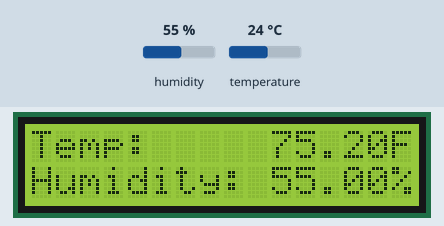
Simulated run of this sketch. Board: Arduino Uno, built with avr-gcc and run on an emulated ATmega328P. Shown: 16×2 character LCD. The inputs (shaded band) are chosen by the test bench; at power-on: temperature 24 °C, humidity 55 %. What the sketch prints to the serial monitor is not drawn.

Above: at 1.2 s.
1.3 s: temperature set to 41 °C
At 3.5 s:
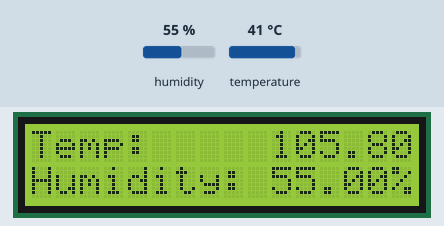
5.2 s: humidity set to 22 %
At 6.5 s:
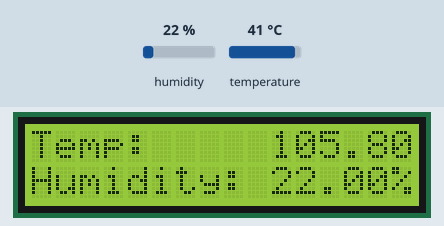
9.1 s: humidity set to 40 %
At 9.5 s:
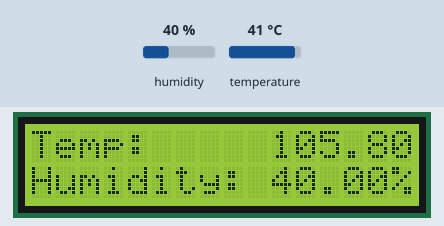
13.0 s: temperature set to 12 °C
At 15.5 s:
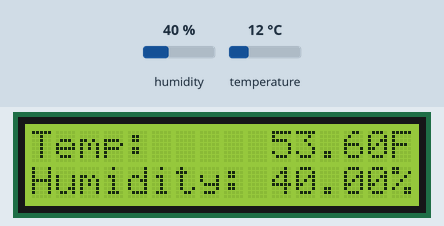
Timing chart, 0 to 17.0 s (numbered marks = the images above; inputs shaded):
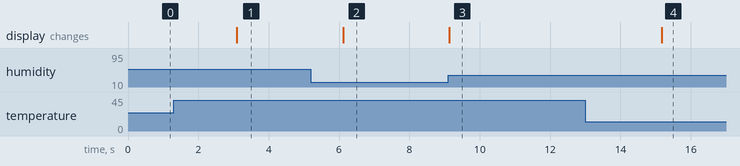

The sketch:

lcd-testing.ino
```cpp
#include <LiquidCrystal.h>

#include "DHT.h"

#define DHTPIN 2     // what digital pin we're connected to

#define DHTTYPE DHT22   // DHT 22  (AM2302), AM2321
DHT dht(DHTPIN, DHTTYPE);

LiquidCrystal lcd(A1, A2, 10, 11, 12, 13);

// Degree symbol bitmap
byte degree[8] = {
  B01000,
  B10100,
  B01000,
  B00000,
  B00000,
  B00000,
  B00000,
  B00000,
};

void setup() {
  lcd.createChar(0, degree);
  lcd.begin(16,2);
  Serial.begin(115200);
  Serial.println("DHTxx test!");

}

void loop() {
//  int tempReading = analogRead(tempPin);
//  float tempVolts = (tempReading * volts) / 1024.0;
//  float tempC = (tempVolts - 0.5) * 100.0;
//  float tempF = (tempC * 9.0 / 5.0 )+ 32.0;

  float tempF = dht.readTemperature(true);
  float h = dht.readHumidity();


  if (isnan(h) || isnan(tempF)) {
    Serial.println("Failed to read from DHT sensor!");
    return;
  }

  lcd.print("Temp:          F");
  lcd.setCursor(10, 0);
  lcd.print(tempF);
  lcd.setCursor(0, 1);

  lcd.print("Humidity:      %");
  lcd.setCursor(10, 2);
  lcd.print(h);
  lcd.setCursor(0, 0);

  delay(1500);


}
```

Measured:
- after the input at 1.3 s, the display: changes after 1.8 s (image 1)
- after the input at 5.2 s, the display: changes after 0.91 s (image 2)
- after the input at 9.1 s, the display: changes at once (image 3)
- after the input at 13.0 s, the display: changes after 2.2 s (image 4)
